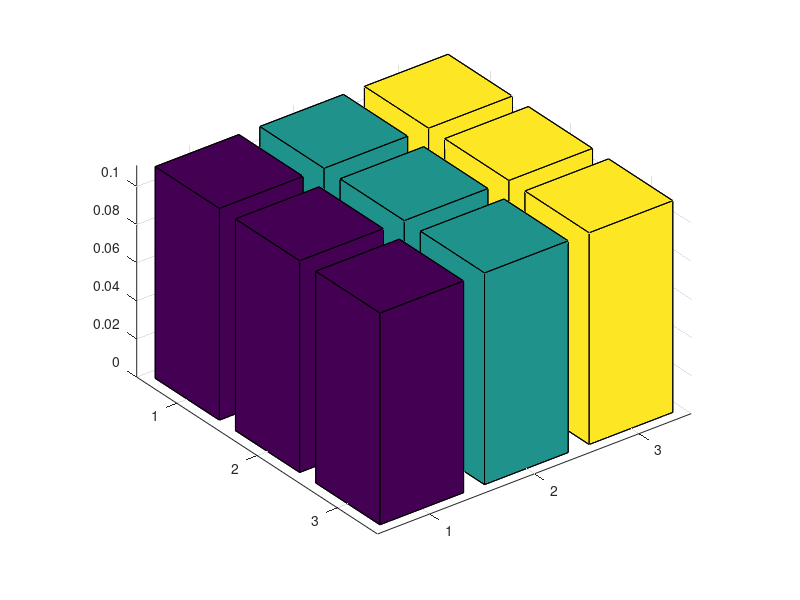

The MATLAB source for this figure:
%% Atividade 05

clear all; close all; clc

% Ex - 01
% máscara de convolução do filtro da média 3x3

% dimensões da máscara
d = 3;

X = ones(d)*(1/d^2);

bar3(X)